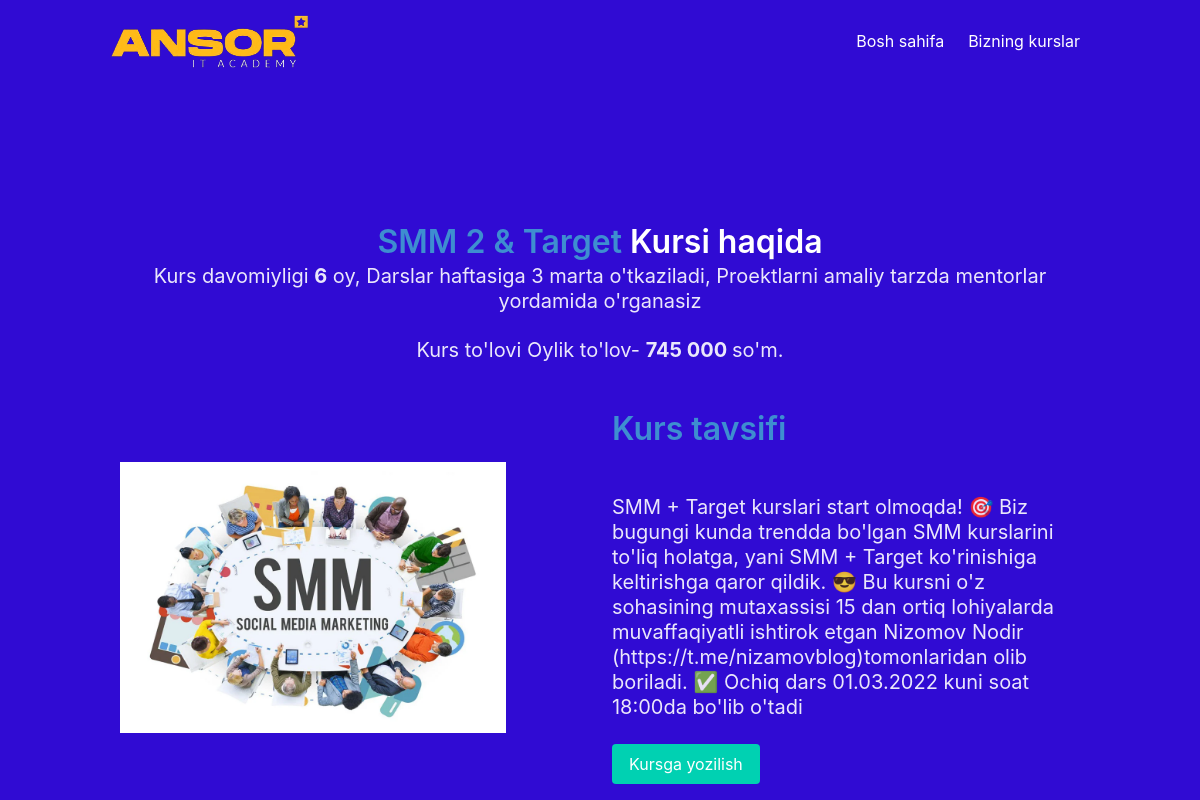
The app's page /about_detail/6 with its own data.
### blog/models.py (models this page shows, shortened)
class Course(models.Model):
    title = models.CharField(max_length=200)
    description = models.TextField()
    price = models.IntegerField()
    duration = models.IntegerField()
    image = models.ImageField(upload_to='Media/course-image',null=True,blank=True)

### blog/views.py (the view)
# urls.py: path('about_detail/<int:pk>',views.about_detail, name='about_detail'),
def about_detail(request,pk):
    course = Course.objects.get(pk=pk)
    context ={
        'course':course,
    }
    return render(request,'about_detail.html',context)

### templates/about_detail.html (shortened to what this page needs)
{% load static %}
<html lang="en">
<head>
    <link rel="stylesheet" href="https://cdn.jsdelivr.net/npm/bulma@0.9.3/css/bulma.min.css">
    <link rel="stylesheet" href="{% static 'css/style.css' %}">
</head>
<body>
    <section class="hero is-primary is-bold is-fullheight" style="background-image: linear-gradient(141deg, #300bd3 0, #300bd3 71%, #300bd3 100%);">
        <div class="hero-head">
            <nav class="navbar">
                <div class="container">
                    <div class="navbar-brand">
                        <a href="{% url 'home' %}" class="navbarItem">
                            <img src="{% static 'images/1.png' %}" alt="Logo" style="width:13rem; height:auto;" >
                        </a>
                    </div>
                    <div class="navbar-menu">
                        <div class="navbar-end">
                            <a href="{% url 'home' %}" class="navbar-item">Bosh sahifa</a>
                            <a href="#courses" class="navbar-item">Bizning kurslar</a>
                        </div>
                    </div>
                </div>
            </nav>
        </div>
    <section  class="details" style='padding:1rem' >
        <div class="container">
            <div class="has-text-centered" id="MYID">
                <h2 class="title"><span class="has-text-info" >{{ course.title }} </span> Kursi haqida </h2>
                <p class="subtitle">Kurs davomiyligi <b>{{ course.duration }}</b> oy,
                    Darslar haftasiga 3 marta o'tkaziladi,
                Proektlarni amaliy tarzda mentorlar yordamida o'rganasiz</p>
                <p class="subtitle">Kurs to'lovi Oylik to'lov- <b>{{ course.price }} 000 </b>  so'm. </p><br>
            </div>
            <div class="columns is-vcentered topic">
                <div class="column is-5">
                    <img src="{{course.image.url}}" alt="">
                </div>
                <div class="column is-offset-1">
                    <h1 class="title is-3 has-text-info">
                        Kurs tavsifi
                    </h1><br>
                    <h2 class="subtitle">{{ course.description }}</h2>
                    <a href="{% url 'about_course' %}">
                        <button class="button is-primary ">Kursga yozilish</button>
                    </a>
                </div>
            </div>
        </div>
    </section>
</body>

### static/css/style.css (style rules this page uses)
.hero.is-primary.is-bold { background-image: linear-gradient(141deg, #bdb8d3 0, #326ea0 71%, #617674eb 100%); }

### records on screen
Course: title "SMM 2 & Target", duration "6", price "745", image (picture), description "SMM + Target kurslari start olmoqda! 🎯 Biz bugungi kunda trendda bo'lgan SMM kurslarini to'liq holatga, yani SMM + Target ko'rinishiga keltirishga qaror qildik. 😎 Bu kursni o'z sohasining mutaxassisi 15 dan ortiq lohiyalarda muvaffaqiyatli ishtirok etgan Nizomov Nodir (https://t.me/nizamovblog)tomonlaridan olib boriladi. ✅ Ochiq dars 01.03.2022 kuni soat 18:00da bo'lib o'tadi"
